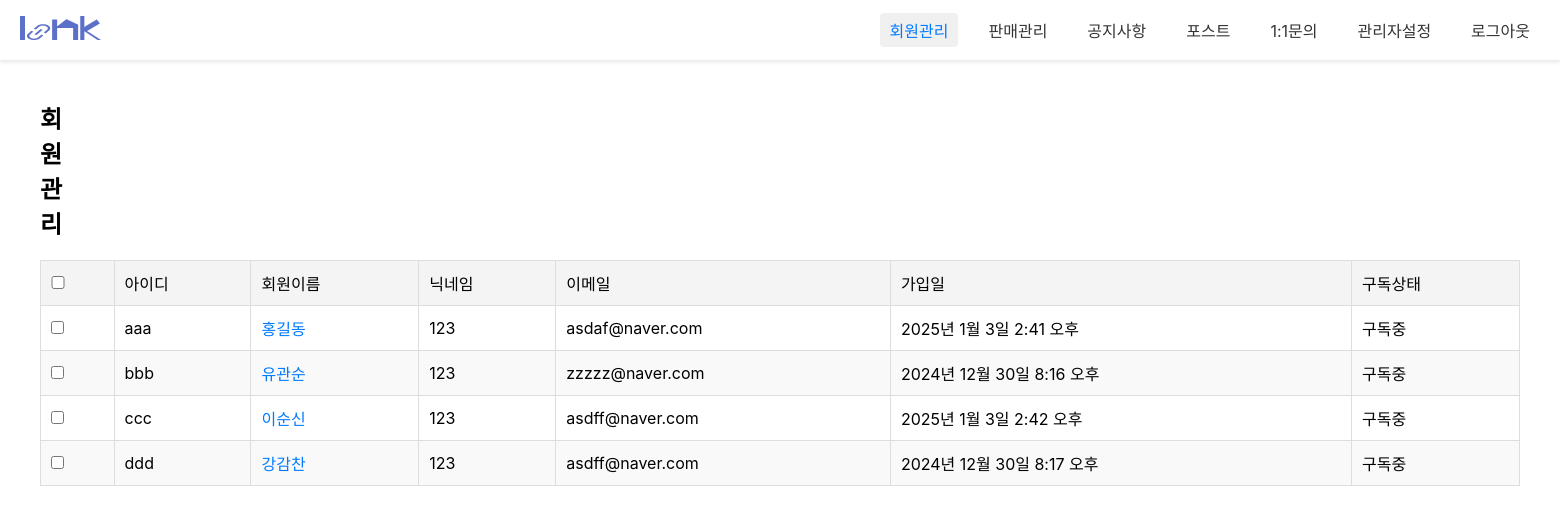
Before: /admin1/admin_memList/ with the older database file.
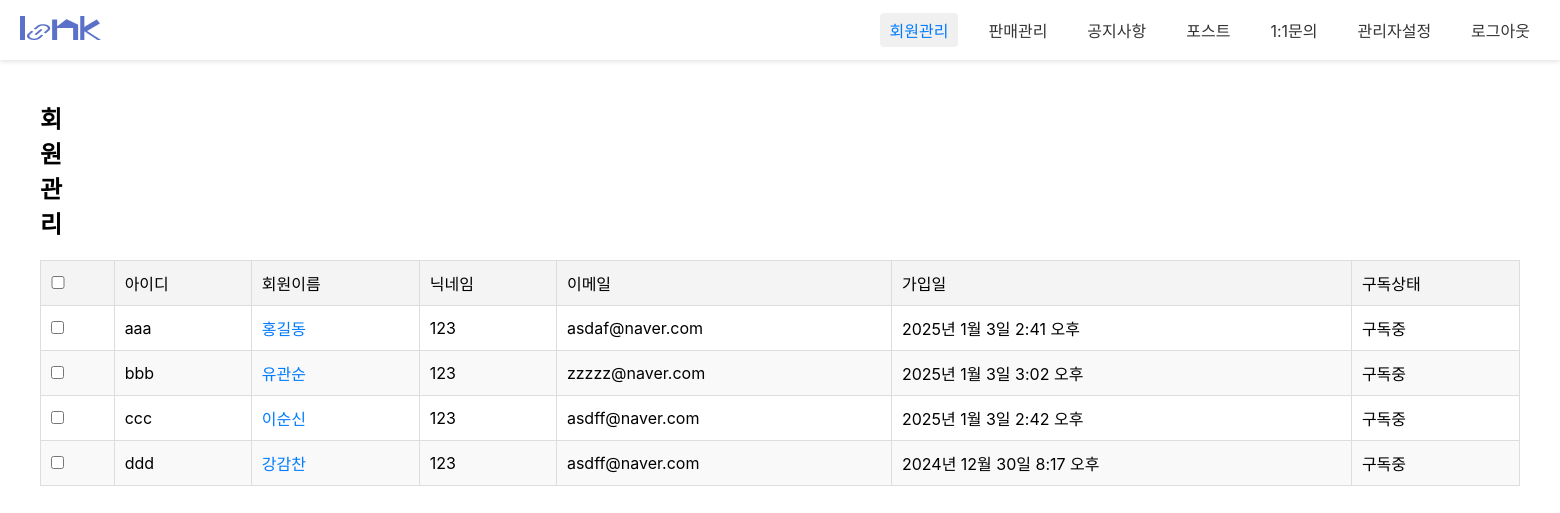
After: the same page with the newer database file.
### loginpage/models.py (models this page shows, shortened)
class Member(models.Model):
  id = models.CharField(max_length=50,primary_key=True)
  pw = models.CharField(max_length=100)
  name = models.CharField(max_length=100)
  nicName = models.CharField(max_length=100,default='123')
  mail = models.EmailField(max_length=100)
  birthday = models.CharField(max_length=50)
  gender = models.CharField(max_length=10,choices=[('남자', '남자'), ('여자', '여자')])
  mdate = models.DateTimeField(auto_now=True)
  created_group = models.OneToOneField(
        'diary.GroupDiary',  # '앱이름.모델이름' 형식
        on_delete=models.SET_NULL,
        null=True,
        blank=True,
        related_name='creator'
    )
  joined_group = models.ForeignKey(
        'diary.GroupDiary',  # '앱이름.모델이름' 형식
        on_delete=models.SET_NULL,
        null=True,
        blank=True,
        related_name='members'
    )

### admin1/views.py (the view)
# urls.py: path('admin_memList/', views.admin_memList, name="admin_memList"),
def admin_memList(request):
	qs = Member.objects.all()
	context = {"mlist":qs}
	return render(request, 'admin_memList.html', context)

### admin1/templates/admin_memList.html (shortened to what this page needs)
{% load static %}
<!DOCTYPE html>
<html lang="ko">
<head>
<link rel="stylesheet" href="{% static 'css/admin1/admin_login.css'%}">
<link rel="stylesheet" href="{% static 'css/admin1/admin_memllist.css'%}">
</head>
<body>
	<nav class="gnb">
		<a href="#" class="logo"><img src="/static/images/admin1/logo_sample.png" alt=""></a>
		<div class="menu">
				<a class="active" href="/admin1/admin_memList/">회원관리</a>
				<a href="#">판매관리</a>
				<a href="/admin1/admin_noticeList/">공지사항</a>
				<a href="/admin1/admin_postList/">포스트</a>
				<a href="/admin1/admin_qList/" >1:1문의</a>
				<a href="/admin1/admin_adminList/">관리자설정</a>
				<a id='a_logout'>로그아웃</a>
		</div>
	</nav>
	<div class="container">
		<div class="con_header">
			<h2>회원 관리</h2>
		</div>
		<table>
			<thead>
				<tr>
					<th><input type="checkbox" id="select_all"></th>
					<th>아이디</th>
					<th>회원이름</th>
					<th>닉네임</th>
					<th>이메일</th>
					<th>가입일</th>
					<th>구독상태</th>
				</tr>
			</thead>
			<tbody>
				{% for mem in mlist %}
				<tr>
					<td><input type="checkbox" class="select_member"></td>
					<td>{{mem.id}}</td>
					<td class="member_name"><a href="/admin1/admin_memView/{{mem.id}}/">{{mem.name}}</a></td>
					<td>{{mem.nicName}}</td>
					<td>{{mem.mail}}</td>
					<td>{{mem.mdate}}</td>
					<td>구독중</td>
				</tr>
				{% endfor %}
			</tbody>
		</table>
	</div>
</body>
</html>

Changed rows visible on the page:
changed Member "bbb": mdate "2024년 12월 30일 8:16 오후" → "2025년 1월 3일 3:02 오후"
